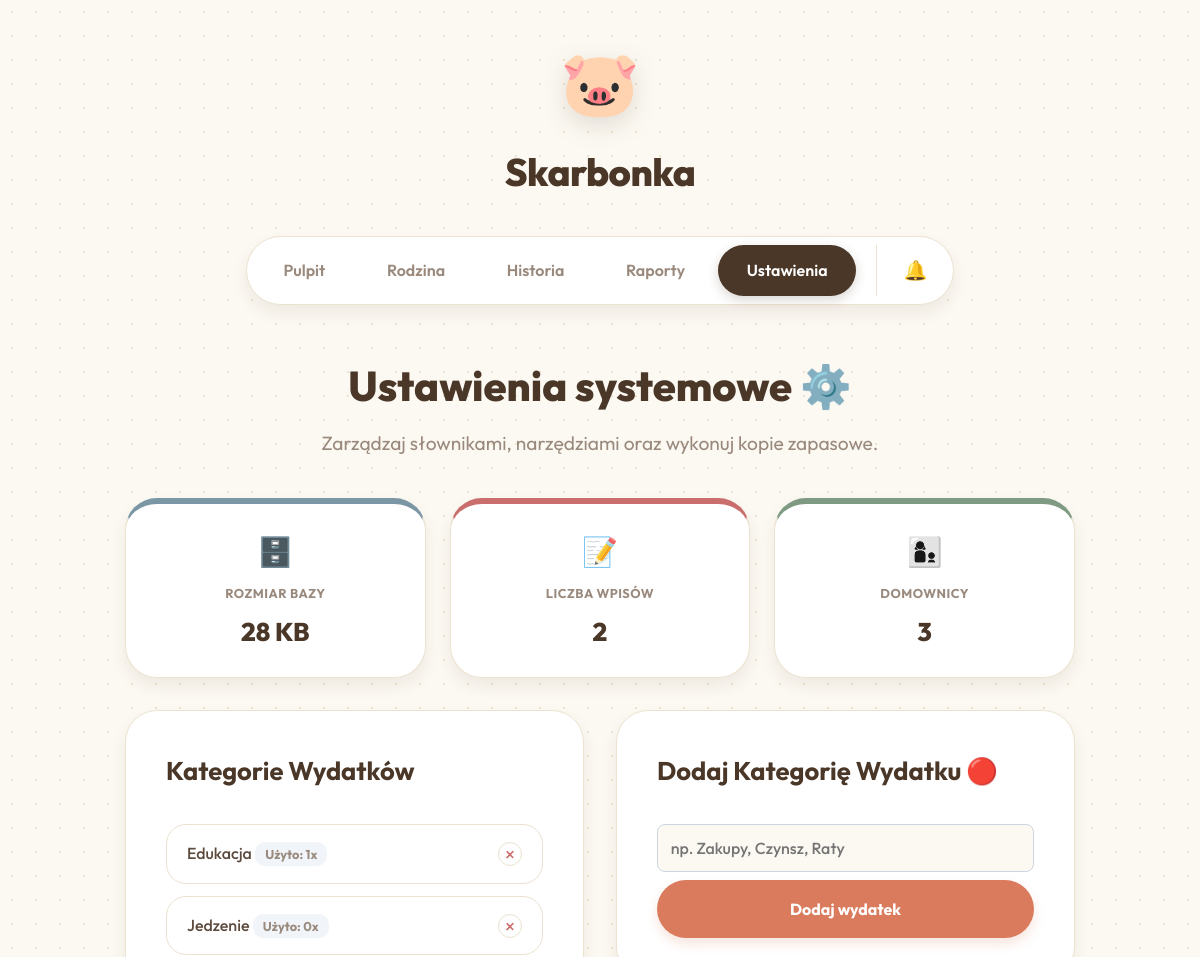
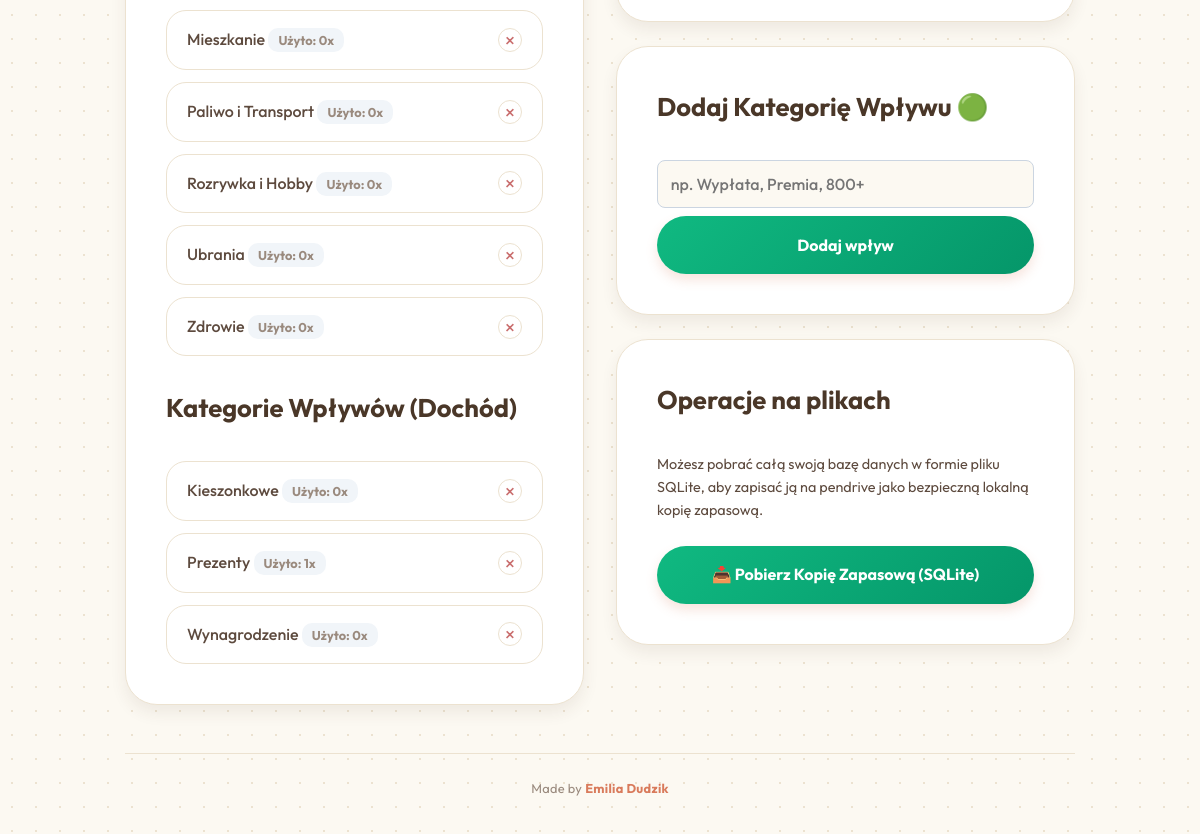
Before: /settings.php with the older database file (2 pictures, top to bottom).
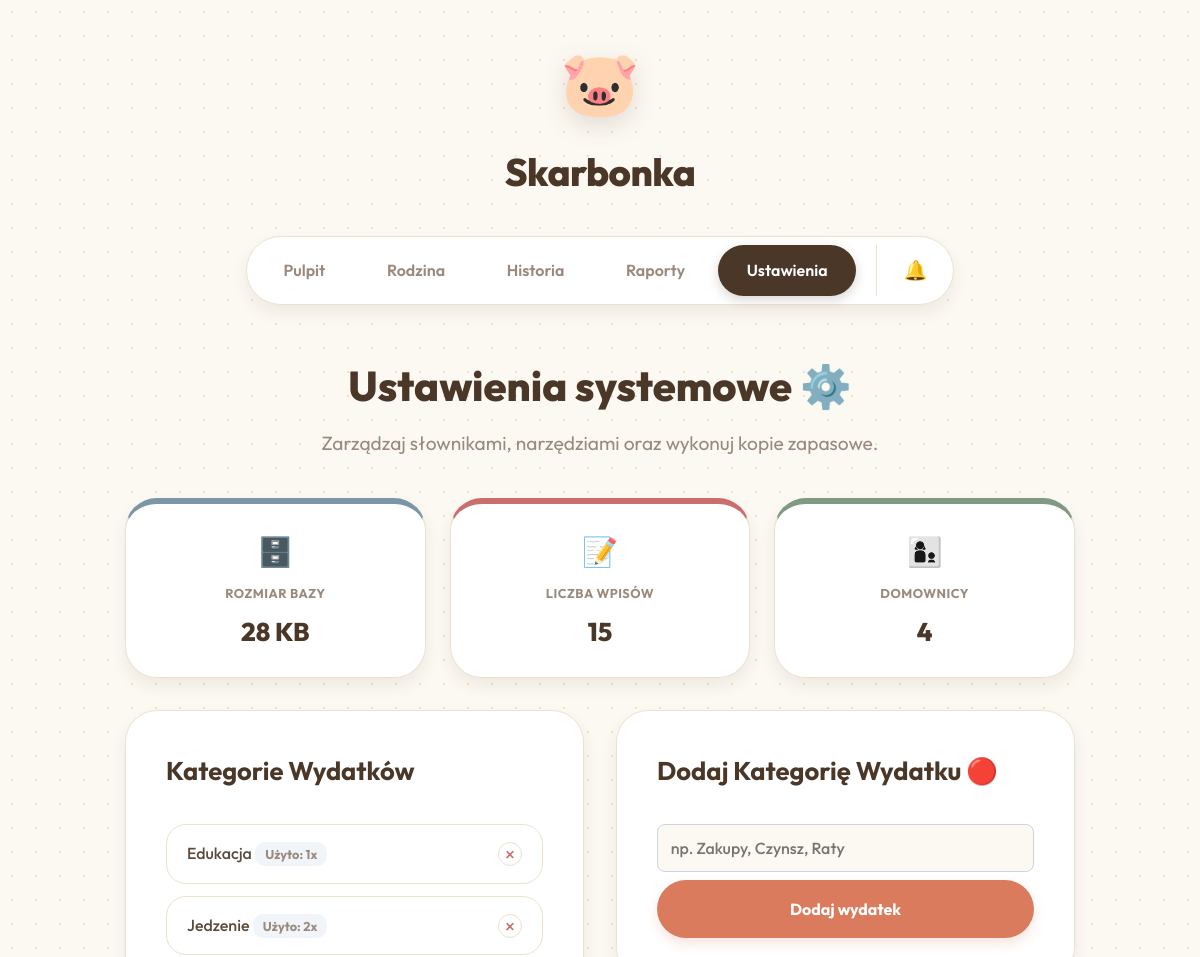
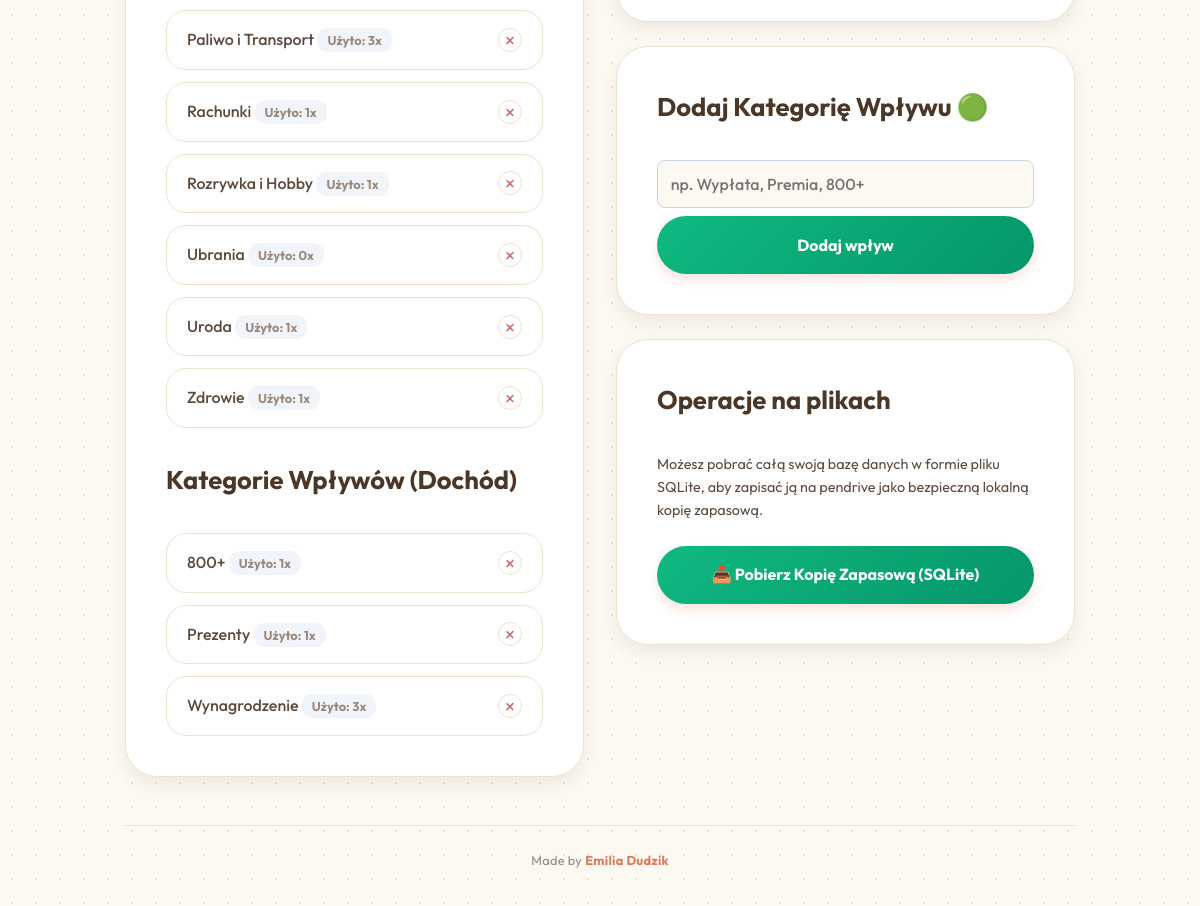
After: the same page with the newer database file (2 pictures, top to bottom).
### tables this page shows
CREATE TABLE categories (
                id INTEGER PRIMARY KEY AUTOINCREMENT,
                name TEXT NOT NULL,
                type TEXT NOT NULL CHECK(type IN ('income', 'expense'))
            );

### settings.php (the view, shortened to what this page needs)
<?php
require_once 'db.php';
$stmt = $db->query("
    SELECT c.*, COUNT(t.id) as tx_count
    FROM categories c
    LEFT JOIN transactions t ON c.id = t.category_id
    GROUP BY c.id
    ORDER BY c.type, c.name
");
$categories = $stmt->fetchAll(PDO::FETCH_ASSOC);
$expenses = array_filter($categories, fn($c) => $c['type'] === 'expense');
$incomes = array_filter($categories, fn($c) => $c['type'] === 'income');
$usersCount = $db->query("SELECT COUNT(*) FROM users")->fetchColumn();
$txCount = $db->query("SELECT COUNT(*) FROM transactions")->fetchColumn();
$dbSize = file_exists('budget.sqlite') ? round(filesize('budget.sqlite') / 1024, 2) : 0;
?>
<!DOCTYPE html>
<html lang="pl">
<head>
    <link rel="stylesheet" href="style.css">
</head>
<body>
    <div class="app-wrapper">
        <header class="app-header">
            <div class="logo">
                <div class="logo-icon">🐷</div>
                <h1>Skarbonka</h1>
            </div>
            <nav class="top-nav">
                <a href="index.php">Pulpit</a>
                <a href="members.php">Rodzina</a>
                <a href="history.php">Historia</a>
                <a href="reports.php">Raporty</a>
                <a href="settings.php" class="active">Ustawienia</a>
                <div class="notif-center">
                    <div class="notif-bell" onclick="toggleNotifs()">
                        🔔
                    </div>
                </div>
            </nav>
        </header>
        <main class="main-content">
            <header class="topbar">
                <div>
                    <h2 class="greeting">Ustawienia systemowe ⚙️</h2>
                    <p class="subtitle">Zarządzaj słownikami, narzędziami oraz wykonuj kopie zapasowe.</p>
                </div>
            </header>
            <div class="dashboard-cards" style="margin-bottom: 2rem;">
                <div class="card glass-effect gradient-blue">
                    <div class="card-icon">🗄️</div>
                    <h3>Rozmiar Bazy</h3>
                    <p class="amount"><?= $dbSize ?> KB</p>
                </div>
                <div class="card glass-effect gradient-red">
                    <div class="card-icon">📝</div>
                    <h3>Liczba Wpisów</h3>
                    <p class="amount"><?= $txCount ?></p>
                </div>
                <div class="card glass-effect gradient-green">
                    <div class="card-icon">👩‍👦</div>
                    <h3>Domownicy</h3>
                    <p class="amount"><?= $usersCount ?></p>
                </div>
            </div>
            <div class="settings-grid">
                <section class="glass-effect section-box">
                    <div class="section-header">
                        <h3>Kategorie Wydatków</h3>
                    </div>
                    <div class="cat-list" style="margin-bottom: 2rem;">
                        <?php foreach($expenses as $c): ?>
                            <div class="cat-item">
                                <div>
                                    <span style="font-weight: 500;"><?= htmlspecialchars($c['name']) ?></span>
                                    <span class="badge-info">Użyto: <?= $c['tx_count'] ?>x</span>
                                </div>
                                <form action="delete_category.php" method="POST" style="margin: 0;" onsubmit="return confirm('Trwale usunąć tę kategorię?');">
                                    <button type="submit" class="btn-delete" title="Usuń kategorię" style="width: 24px; height: 24px;">×</button>
                                </form>
                            </div>
                        <?php endforeach; ?>
                    </div>
                    <div class="section-header">
                        <h3>Kategorie Wpływów (Dochód)</h3>
                    </div>
                    <div class="cat-list">
                        <?php foreach($incomes as $c): ?>
                            <div class="cat-item">
                                <div>
                                    <span style="font-weight: 500;"><?= htmlspecialchars($c['name']) ?></span>
                                    <span class="badge-info">Użyto: <?= $c['tx_count'] ?>x</span>
                                </div>
                                <form action="delete_category.php" method="POST" style="margin: 0;" onsubmit="return confirm('Trwale usunąć tę kategorię?');">
                                    <button type="submit" class="btn-delete" title="Usuń kategorię" style="width: 24px; height: 24px;">×</button>
                                </form>
                            </div>
                        <?php endforeach; ?>
                    </div>
                </section>
                <div style="display: flex; flex-direction: column; gap: 1.5rem;">
                    <section class="glass-effect section-box">
                        <div class="section-header">
                            <h3>Dodaj Kategorię Wydatku 🔴</h3>
                        </div>
                        <form action="add_category.php" method="POST" class="add-form" style="display: flex; gap: 0.5rem; flex-direction: column;">
                            <input type="text" name="name" required placeholder="np. Zakupy, Czynsz, Raty" style="padding: 0.8rem; border-radius: 8px; border: 1px solid #cbd5e1;">
                            <button type="submit" class="btn-primary full-width" style="margin-top: 0;">Dodaj wydatek</button>
                        </form>
                    </section>
                    <section class="glass-effect section-box">
                        <div class="section-header">
                            <h3>Dodaj Kategorię Wpływu 🟢</h3>
                        </div>
                        <form action="add_category.php" method="POST" class="add-form" style="display: flex; gap: 0.5rem; flex-direction: column;">
                            <input type="text" name="name" required placeholder="np. Wypłata, Premia, 800+" style="padding: 0.8rem; border-radius: 8px; border: 1px solid #cbd5e1;">
                            <button type="submit" class="btn-primary full-width" style="margin-top: 0; background: linear-gradient(135deg, #10b981 0%, #059669 100%);">Dodaj wpływ</button>
                        </form>
                    </section>
                    <section class="glass-effect section-box">
                        <div class="section-header">
                            <h3>Operacje na plikach</h3>
                        </div>
                        <p style="color: var(--text-secondary); font-size: 0.9rem; margin-bottom: 1.5rem;">
                            Możesz pobrać całą swoją bazę danych w formie pliku SQLite, aby zapisać ją na pendrive jako bezpieczną lokalną kopię zapasową.
                        </p>
                        <a href="export_db.php" class="btn-primary" style="display: block; text-align: center; text-decoration: none; padding: 1rem; background: linear-gradient(135deg, #10b981 0%, #059669 100%);">📥 Pobierz Kopię Zapasową (SQLite)</a>
                    </section>
                </div>
            </div>
        </main>
        <footer class="app-footer">
            Made by <span>Emilia Dudzik</span>
        </footer>
    </div>
</body>
</html>

### settings.php (style rules this page uses)
.settings-grid { display: grid; grid-template-columns: 1fr 1fr; gap: 2rem; }
.cat-list { display: flex; flex-direction: column; gap: 0.75rem; }
.cat-item { display: flex; justify-content: space-between; align-items: center; background: white; padding: 1rem 1.25rem; border-radius: var(--br-md); border: 1px solid var(--border); transition: var(--transition); }
.badge-info { font-size: 0.8rem; font-weight: 700; background: #f1f5f9; padding: 4px 10px; border-radius: 10px; color: var(--text-muted); }

Changed rows visible on the page:
removed categories: name "Mieszkanie", tx_count "0", shown under "Kategorie Wydatków"
removed categories: name "Kieszonkowe", tx_count "0", shown under "Kategorie Wpływów (Dochód)"
computed for categories "Jedzenie": tx_count "0" → "2"
computed for categories "Paliwo i Transport": tx_count "0" → "3"
added categories: name "Rachunki", tx_count "1", shown under "Kategorie Wydatków"
computed for categories "Rozrywka i Hobby": tx_count "0" → "1"
added categories: name "Uroda", tx_count "1", shown under "Kategorie Wydatków"
computed for categories "Zdrowie": tx_count "0" → "1"
added categories: name "800+", tx_count "1", shown under "Kategorie Wpływów (Dochód)"
computed for categories "Wynagrodzenie": tx_count "0" → "3"
Other visible differences:
$txCount: "2" → "15"
$usersCount: "3" → "4"
